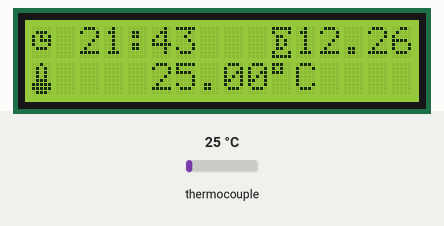
Bench run of a sketch on a simulated Arduino Mega 2560, built with avr-gcc and run on an emulated ATmega2560. Shown: 16×2 character LCD. Inputs (shaded band) come from the test bench; at power-on: thermocouple 25 °C. The local clock reads 2024-03-15 10:24:30 at power-on unless the sketch sets it.

Above: at 1.2 s.
1.3 s: thermocouple set to 6 °C
At 3.3 s:
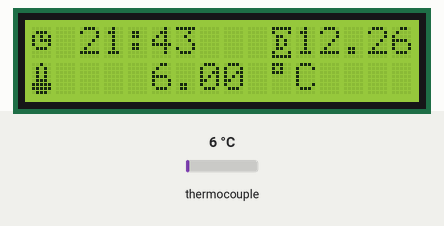
3.7 s: thermocouple set to 75 °C
At 5.3 s:
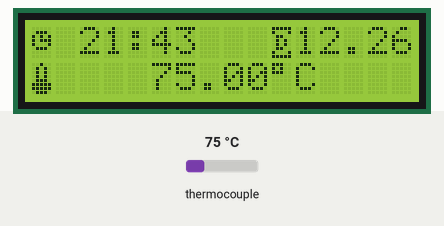
5.8 s: thermocouple set to 150 °C
At 7.4 s:
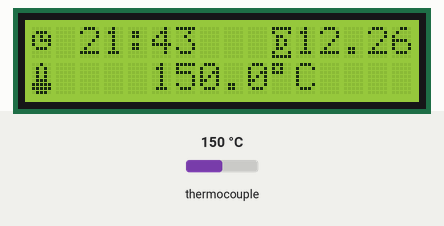
Timing chart, 0 to 8.9 s (numbered marks = the images above; inputs shaded):
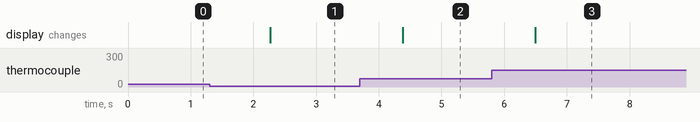

The sketch:

Thermometer_RTC_LCD.ino.ino
```cpp
#include <max6675.h> // Thermocouple
#include <Wire.h>
#include <LiquidCrystal_I2C.h> // LCD display
#include <RTClib.h> // RTC module

#if defined(ARDUINO) && ARDUINO >= 100
#define printByte(args)  write(args);
#else
#define printByte(args)  print(args,BYTE);
#endif


byte thermo[8]={B00100,B01010,B01010,B01010,B01110,B11111,B11111,B01110}; // code of the thermometer symbol
byte clockSIGN[8]={B00000,B01110,B10101,B10111,B10001,B01110,B00000,B000000}; // code of the clock symbol
byte rectangle[8]={B11111,B10001,B01100,B01010,B01010,B01100,B10001,B11111};  // code of the date symbol

// Set the LCD address to 0x27 for a 16 chars and 2 line display
LiquidCrystal_I2C lcd(0x27, 16, 2);
// ThermoCouple
int thermo_gnd_pin = 45;
int thermo_vcc_pin = 47;
int thermo_so_pin  = 53;
int thermo_cs_pin  = 51;
int thermo_sck_pin = 49;
float avg=0;
float sum=0;

MAX6675 thermocouple(thermo_sck_pin, thermo_cs_pin, thermo_so_pin); // thermometer
RTC_DS3231 RTC; // RTC module


void setup()
{

lcd.begin();
lcd.clear();
lcd.createChar(1, thermo); // creation of the thermometer symbol
lcd.createChar(2, clockSIGN); // creation of the clock symbol
lcd.createChar(3, rectangle); // creation of the date symbol
lcd.backlight(); // sets backlight on the screen
  lcd.setCursor(0, 0); // moves cursor to 1st row 1st character
  lcd.print("    Hello!"); //  message on the display while initializing


  Wire.begin();
  RTC.begin();

   RTC.adjust(DateTime(2018, 12, 26, 21, 43, 00)); // here can be adjusted the date and time

//delay(1000);


 // wiring of the thermometer module
  Serial.begin(9600);

  pinMode(thermo_vcc_pin, OUTPUT);
  pinMode(thermo_gnd_pin, OUTPUT);
  digitalWrite(thermo_vcc_pin, HIGH);
  digitalWrite(thermo_gnd_pin, LOW);


}

void loop() {

  // measuring temperature and count 20 measurement's average/sec
 sum=0;
 avg=0;
  for (int i=0; i<20; i++)
  {
  sum=sum+thermocouple.readCelsius();
  }

  avg=sum/20;

  lcd.setCursor(0, 0);

lcd.clear();

DateTime now = RTC.now();
lcd.setCursor(0, 0);
lcd.write(byte(2)); // displays the clock symbol before the time
    lcd.setCursor(2,0); // after the clock symbol displays the time
    lcd.print(now.hour(), DEC);
    lcd.print(':');
    lcd.print(now.minute(), DEC);
    //lcd.print(':');
    //lcd.print(now.second(), DEC);  // if remove the comment sign, displays the seconds too
lcd.setCursor(10,0); // moves the cursor to 1st row's 10th character
lcd.write(byte(3)); // displays date's symbol

    //lcd.print(" |");

    //lcd.print(now.year(), DEC); // if remove the comment sign, displays the year
    //lcd.print('.');
    lcd.print(now.month(), DEC); // displays month and day
    lcd.print('.');
    lcd.print(now.day(), DEC);
    lcd.print('.');

  lcd.setCursor(0,1); // moves cursor to the 2nd row's 1st character

lcd.write(byte(1)); // displays the thermometer's symbol

  lcd.setCursor(5, 1); // moves cursor to 2nd row's 5th character


if (avg==0)
{
  lcd.println("                      ");  // if the measurements' average 0 then the screen doesn't display any data
}

 else
 {


  lcd.println(avg);   // else it displays the measured values average (20 sample's average/sec)


  lcd.print(" ");
  lcd.setCursor (10, 1); // moves the cursor to the 2nd row's 10th character
  lcd.print((char)223);  // displays the degree sign after the displayed value of the temperature average
  lcd.println("C         "); // displays "C" after degree sign

 }

delay(1000);  // delays 1sec
}
```

Measured:
- after the input at 1.3 s, the display: changes after 0.97 s (image 1)
- after the input at 3.7 s, the display: changes after 0.68 s (image 2)
- after the input at 5.8 s, the display: changes after 0.69 s (image 3)
